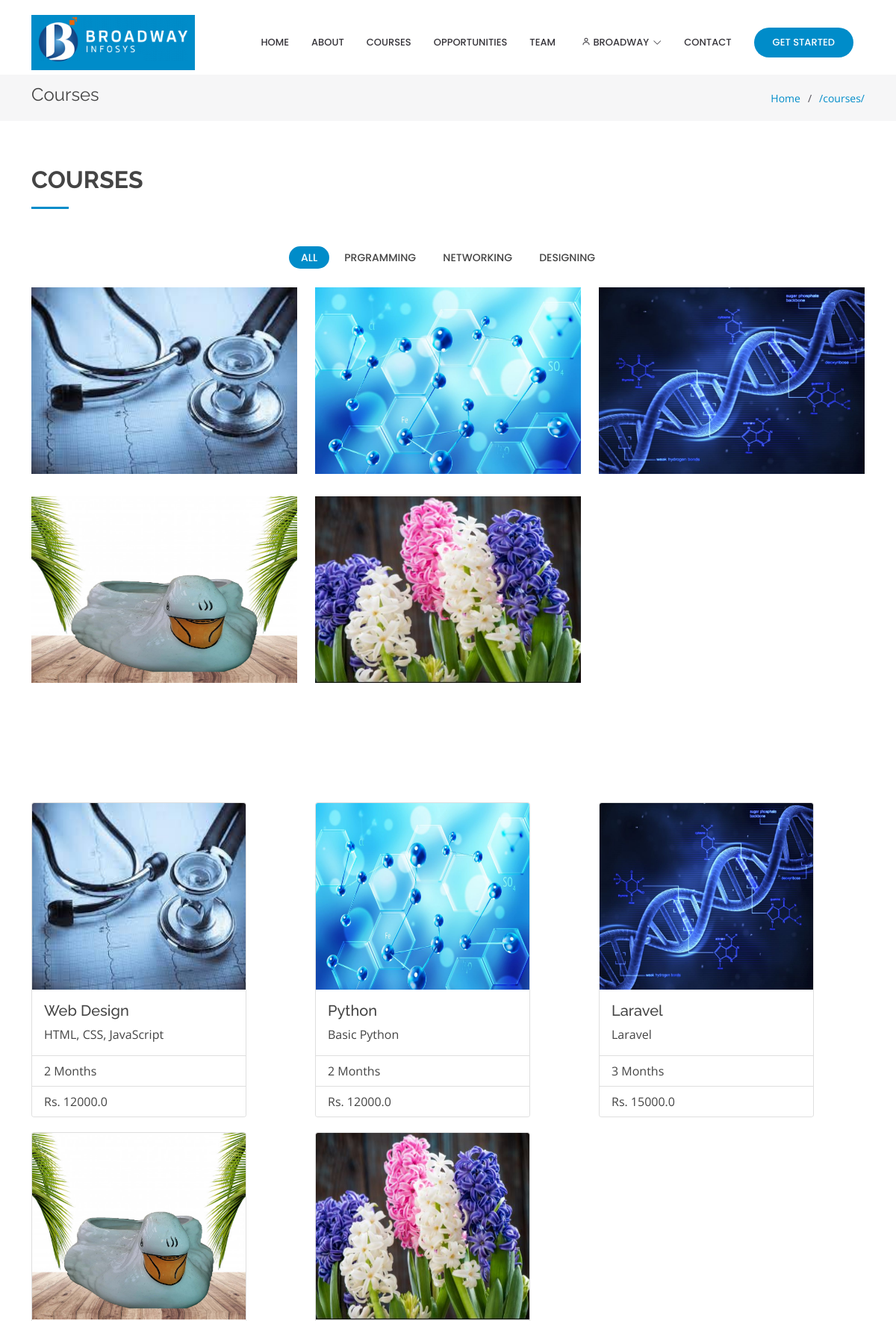
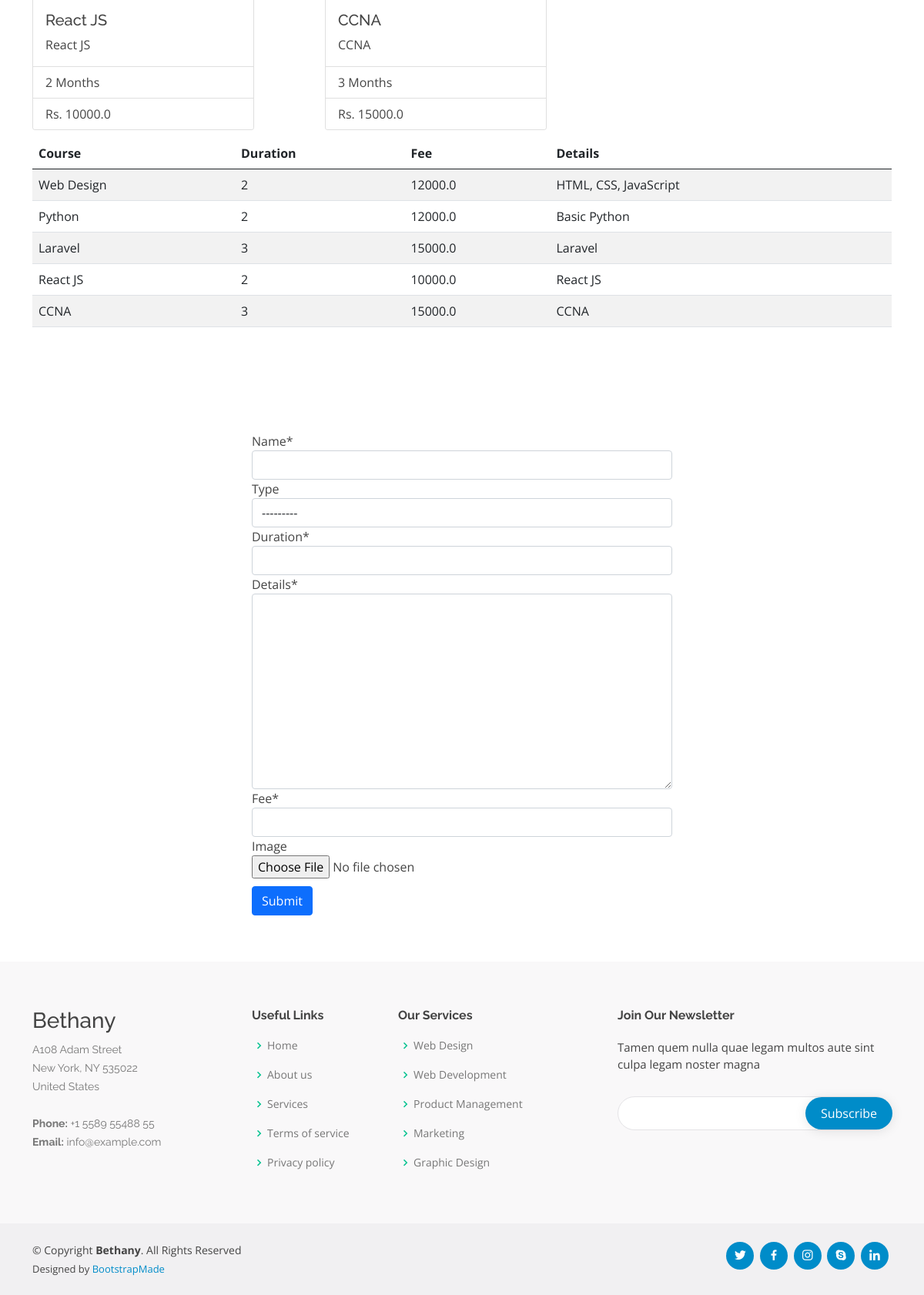
The app's page /courses/ (signed in) with its own data (2 pictures, top to bottom).
### courses/models.py (models this page shows, shortened)
class Type(models.Model):
    title = models.CharField(max_length=100)
    content = models.CharField(max_length=256)
    is_active = models.BooleanField(default=True)
    def __str__(self):
        return self.title

class Course(models.Model):
    name = models.CharField(max_length=255)
    type = models.ForeignKey(Type, on_delete=models.CASCADE, null=True, blank=True)
    duration = models.IntegerField()
    details = models.TextField()
    fee = models.FloatField()
    image = models.ImageField(upload_to='courses', null=True, blank=True)

### courses/views.py (the view)
# urls.py: path('', views.show_courses, name='courses'),
@login_required
def show_courses(request):
    courses = Course.objects.all()
    types = Type.objects.all()
    if request.method == 'POST':
        form = CourseForm(request.POST)
        form.save()
        messages.success(request, 'Course added')
        return redirect('courses')
    form = CourseForm()
    return render(request, 'courses.html', {'courses': courses, 'form': form, 'types': types,
                                            'MEDIA_URL': MEDIA_URL})

### courses/forms.py
class CourseForm(forms.ModelForm):
    class Meta:
        model = Course
        fields = "__all__"

### templates/courses.html (shortened to what this page needs)
{% extends 'base.html' %}
{% load static %}
{% load crispy_forms_tags %}
{% block content %}
    <main id="main">
        {% include 'bread.html' %}
        <section id="portfolio" class="portfolio">
            <div class="container">
                <div class="section-title" data-aos="fade-left">
                    <h2>Courses</h2>
                </div>
                <div class="row" data-aos="fade-up" data-aos-delay="100">
                    <div class="col-lg-12 d-flex justify-content-center">
                        <ul id="portfolio-flters">
                            <li data-filter="*" class="filter-active">All</li>
                            {% for type in types %}
                                <li data-filter=".filter-{{ type.title }}">{{ type.title }}</li>
                            {% endfor %}
                        </ul>
                    </div>
                </div>
                <div class="row portfolio-container" data-aos="fade-up" data-aos-delay="200">
                    {% for c in courses %}
                        <div class="col-lg-4 col-md-6 portfolio-item filter-{{ c.type }}">
                            <div class="portfolio-wrap">
                                <img src="{{ MEDIA_URL }}{{ c.image }}" class="img-fluid" alt="{{ c.name }} Image"
                                     style="height: 250px; width: 100%">
                            </div>
                        </div>
                    {% endfor %}
                </div>
            </div>
        </section>
        <section class="inner-page">
            <div class="container">
                <div class="row">
                    {% for c in courses %}
                        <div class="col-lg-4 col-md-6" style="margin: 10px 0;">
                            <div class="card" style="width: 18rem;">
                                <img src="{{ MEDIA_URL }}{{ c.image }}" class="card-img-top"
                                     alt="{{ c.name }}" style="height: 250px;">
                                <div class="card-body">
                                    <h5 class="card-title">{{ c.name }}</h5>
                                    <p class="card-text">{{ c.details }}</p>
                                </div>
                                <ul class="list-group list-group-flush">
                                    <li class="list-group-item">{{ c.duration }} Months</li>
                                    <li class="list-group-item">Rs. {{ c.fee }}</li>
                                </ul>
                            </div>
                        </div>
                    {% endfor %}
                </div>
                <table class="table table-striped">
                    <thead>
                    <tr>
                        <th>Course</th>
                        <th>Duration</th>
                        <th>Fee</th>
                        <th>Details</th>
                    </tr>
                    </thead>
                    <tbody>
                    {% for c in courses %}
                        <tr>
                            <td>{{ c.name }}</td>
                            <td>{{ c.duration }}</td>
                            <td>{{ c.fee }}</td>
                            <td>{{ c.details }}</td>
                        </tr>
                    {% endfor %}
                    </tbody>
                </table>
            </div>
        </section>
        <section>
            <div class="container">
                <div class="row">
                    <div class="col-md-6 mx-auto">
                        <form action="" method="post">
                            {{ form|crispy }}
                            <div class="form-group" style="margin-top: 10px;">
                                <input type="submit" class="btn btn-primary" value="Submit">
                            </div>
                        </form>
                    </div>
                </div>
            </div>
        </section>
    </main>
{% endblock %}

### templates/base.html (shortened to what this page needs)
<!DOCTYPE html>
{% load static %}
<html lang="en">
<head>
    <link href="{% static 'assets/vendor/aos/aos.css' %}" rel="stylesheet">
    <link href="{% static 'assets/vendor/bootstrap/css/bootstrap.min.css' %}" rel="stylesheet">
    <link href="{% static 'assets/vendor/bootstrap-icons/bootstrap-icons.css' %}" rel="stylesheet">
    <link href="{% static 'assets/vendor/boxicons/css/boxicons.min.css' %}" rel="stylesheet">
    <link href="{% static 'assets/vendor/glightbox/css/glightbox.min.css' %}" rel="stylesheet">
    <link href="{% static 'assets/vendor/remixicon/remixicon.css' %}" rel="stylesheet">
    <link href="{% static 'assets/vendor/swiper/swiper-bundle.min.css' %}" rel="stylesheet">
    <link href="{% static 'assets/css/style.css' %}" rel="stylesheet">
</head>
<body>
<header id="header" class="fixed-top d-flex align-items-center">
    <div class="container">
        <div class="header-container d-flex align-items-center justify-content-between">
            <div class="logo">
                <h1 class="text-light">
                    <a href="{% url 'home' %}">
                        <span><img src="{% static 'images/logo.png' %}" alt="Company Logo"></span>
                    </a>
                </h1>
            </div>
            <nav id="navbar" class="navbar">
                <ul>
                    <li><a class="nav-link scrollto" href="/">Home</a></li>
                    <li><a class="nav-link scrollto {% if 'about' in request.path %} active {% endif %}" href="/about">About</a></li>
                    <li><a class="nav-link scrollto" href="{% url 'courses' %}">Courses</a></li>
                    <li><a class="nav-link scrollto " href="/portfolio">Opportunities</a></li>
                    <li><a class="nav-link scrollto" href="#">Team</a></li>
                    <li class="dropdown"><a href="#">
                        <span>
                            {% if request.user.is_authenticated %}
                                {{ request.user }}
                            {% else %}
                                User
                            {% endif %}
                        </span>
                        <i class="bi bi-chevron-down"></i></a>
                    </li>
                    <li><a class="nav-link scrollto" href="{% url 'contacts' %}">Contact</a></li>
                    <li><a class="getstarted scrollto" href="#about">Get Started</a></li>
                </ul>
            </nav>
        </div>
    </div>
</header>
{% block content %}
{% endblock %}
<footer id="footer">
    <div class="footer-top">
        <div class="container">
            <div class="row">
                <div class="col-lg-3 col-md-6 footer-contact">
                    <h3>Bethany</h3>
                    <p>
                        A108 Adam Street <br>
                        New York, NY 535022<br>
                        United States <br><br>
                        <strong>Phone:</strong> +1 5589 55488 55<br>
                        <strong>Email:</strong> info@example.com<br>
                    </p>
                </div>
                <div class="col-lg-2 col-md-6 footer-links">
                    <h4>Useful Links</h4>
                    <ul>
                        <li><i class="bx bx-chevron-right"></i> <a href="#">Home</a></li>
                        <li><i class="bx bx-chevron-right"></i> <a href="#">About us</a></li>
                        <li><i class="bx bx-chevron-right"></i> <a href="#">Services</a></li>
                        <li><i class="bx bx-chevron-right"></i> <a href="#">Terms of service</a></li>
                        <li><i class="bx bx-chevron-right"></i> <a href="#">Privacy policy</a></li>
                    </ul>
                </div>
                <div class="col-lg-3 col-md-6 footer-links">
                    <h4>Our Services</h4>
                    <ul>
                        <li><i class="bx bx-chevron-right"></i> <a href="#">Web Design</a></li>
                        <li><i class="bx bx-chevron-right"></i> <a href="#">Web Development</a></li>
                        <li><i class="bx bx-chevron-right"></i> <a href="#">Product Management</a></li>
                        <li><i class="bx bx-chevron-right"></i> <a href="#">Marketing</a></li>
                        <li><i class="bx bx-chevron-right"></i> <a href="#">Graphic Design</a></li>
                    </ul>
                </div>
                <div class="col-lg-4 col-md-6 footer-newsletter">
                    <h4>Join Our Newsletter</h4>
                    <p>Tamen quem nulla quae legam multos aute sint culpa legam noster magna</p>
                    <form action="{% url 'subscribe' %}" method="post">
                        <input type="email" name="email">
                        <input type="submit" value="Subscribe">
                    </form>
                </div>
            </div>
        </div>
    </div>
    <div class="container d-md-flex py-4">
        <div class="me-md-auto text-center text-md-start">
            <div class="copyright">
                &copy; Copyright <strong><span>Bethany</span></strong>. All Rights Reserved
            </div>
            <div class="credits">
                Designed by <a href="https://bootstrapmade.com/">BootstrapMade</a>
            </div>
        </div>
        <div class="social-links text-center text-md-right pt-3 pt-md-0">
            <a href="#" class="twitter"><i class="bx bxl-twitter"></i></a>
            <a href="#" class="facebook"><i class="bx bxl-facebook"></i></a>
            <a href="#" class="instagram"><i class="bx bxl-instagram"></i></a>
            <a href="#" class="google-plus"><i class="bx bxl-skype"></i></a>
            <a href="#" class="linkedin"><i class="bx bxl-linkedin"></i></a>
        </div>
    </div>
</footer>
</body>
</html>

### templates/bread.html
<section class="breadcrumbs">
    <div class="container">
        <div class="d-flex justify-content-between align-items-center">
            <h2>
                {% if 'about' in request.path %}
                    About Us
                {% elif 'portfolio' in request.path %}
                    Portfolio
                {% elif 'contact' in request.path %}
                    Contacts
                {% elif 'course' in request.path %}
                    Courses
                {% endif %}
            </h2>
            <ol>
                <li><a href="index.html">Home</a></li>
                <li><a href="#">{{ request.path }}</a></li>
            </ol>
        </div>
    </div>
</section>

### records on screen
Type: title "PRGRAMMING"
Type: title "NETWORKING"
Type: title "DESIGNING"
Course: image (picture), name "Web Design", details "HTML, CSS, JavaScript", duration "2", fee "12000.0"
Course: image (picture), name "Python", details "Basic Python", duration "2", fee "12000.0"
Course: image (picture), name "Laravel", details "Laravel", duration "3", fee "15000.0"
Course: image (picture), name "React JS", details "React JS", duration "2", fee "10000.0"
Course: image (picture), name "CCNA", details "CCNA", duration "3", fee "15000.0"

### other values on screen
{{ request.user }} "BROADWAY"
{{ request.path }} "/courses/"
